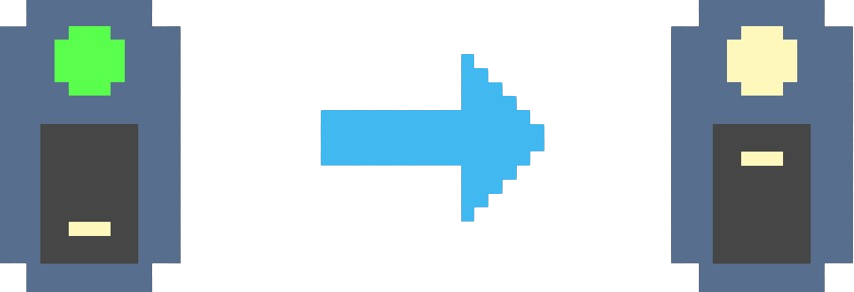
#> input picture tutorial_2_61_21-removebg-preview.png, 854 x 292 px
$ python jpg_generator.py
#> lines starting #> are read from the running program, lines starting #| are printed output that depends on the picture
### colour_generator.py
def color_code_to_16bit_rgb(color_code):
    # Convert hexadecimal color code to RGB components
    red = int(color_code[1:3], 16)
    green = int(color_code[3:5], 16)
    blue = int(color_code[5:7], 16)

    # Scale RGB components to fit into 5 and 6 bits
    red_5bit = int(red * (31 / 255))
    green_6bit = int(green * (63 / 255))
    blue_5bit = int(blue * (31 / 255))

    # Combine components into a 16-bit integer
    color_16bit = (red_5bit << 11) | (green_6bit << 5) | blue_5bit

    # Convert to binary format with underscores
    color_binary = bin(color_16bit)[2:].zfill(16)
    color_binary_with_underscores = "_".join(
        [color_binary[:5], color_binary[5:11], color_binary[11:]]
    )

    return "16'b" + color_binary_with_underscores


def rgb_to_16bit_rgb(r, g, b):
    # Scale RGB components to fit into 5 and 6 bits
    red_5bit = int(r * (31 / 255))
    green_6bit = int(g * (31 / 255))
    blue_5bit = int(b * (31 / 255))

    # Combine components into a 16-bit integer
    color_16bit = (red_5bit << 11) | (green_6bit << 5) | blue_5bit

    # Convert to binary format with underscores
    color_binary = bin(color_16bit)[2:].zfill(16)
    color_binary_with_underscores = "_".join(
        [color_binary[:5], color_binary[5:11], color_binary[11:]]
    )

    return "16'b" + color_binary_with_underscores


# [10 lines left out: function bit_rgb_to_rgb, not called in this run]

color_code = "#ffa3b1"
color_binary = color_code_to_16bit_rgb(color_code)
print("16-bit RGB representation:", color_binary)
# bit = "b10101_011011_00100"
# rgb = bit_rgb_to_rgb("16'" + bit)
# print("RGB components:", rgb)

### jpg_generator.py
from PIL import Image
from colour_generator import rgb_to_16bit_rgb


def check_less_than_3(string):
    # Split the string into parts
    parts = string.split("'")[1].split("_")

    # Extract r, g, and b values
    r = int(parts[0][1:])
    g = int(parts[1])
    b = int(parts[2])

    # Check if any value is less than 3
    if r < 3 or g < 3 or b < 3:
        return True
    else:
        return False


def image_to_bit(image_path):
    # Open the image
#> called with image_path = 'tutorial_2_61_21-removebg-preview.png'
    image = Image.open(image_path)
#> image is the input picture: PIL image 854x292 RGBA; mean R, G, B, A 41.7, 57.8, 65.4, 118.5

    pixel_width = 61
    pixel_height = 21

    # Resize the image to 96x64 pixels
    image = image.resize((pixel_width, pixel_height))
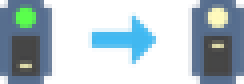
#> image: PIL image 61x21 RGBA (shown 4 times larger); mean R, G, B, A 49.3, 69.7, 80.1, 118.6; transparent parts drawn white

    # Convert image to RGB mode
    image = image.convert("RGB")
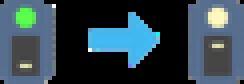
#> image: PIL image 61x21 RGB (shown 4 times larger); mean R, G, B 49.3, 69.7, 80.1

    # Get pixel data
    pixels = list(image.getdata())
#> pixels = 1281 items, first 6: (0, 0, 0), (89, 117, 137), (87, 110, 141), (87, 111, 143), (87, 110, 142), (87, 107, 143)

    # Convert pixels to 16-bit RGB representations
    color_codes = [rgb_to_16bit_rgb(r, g, b) for r, g, b in pixels]
#> color_codes = 1281 items, first 6: "16'b00000_000000_00000", "16'b01010_001110_10000", "16'b01010_001101_10001", "16'b01010_001101_10001", "16'b01010_001101_10001", "16'b01010_001101_10001"

    # Open a file for writing
    with open("out.txt", "w") as f:
        for i in range(len(color_codes)):
            if color_codes[i] == "16'b00000_000000_00000":
                continue
            elif color_codes[i] == "16'b00001_000000_00000":
                continue
            elif color_codes[i] == "16'b00000_000001_00000":
                continue
            elif color_codes[i] == "16'b00000_000000_00001":
                continue

            offset_x = 17
            # offset_x = 12
            offset_y = 20
            x = i % pixel_width
            y = i // pixel_width
            if x == 0 and y == 0:
                f.write(
                    "if (x == "
                    + str(offset_x + x)
                    + " && y == "
                    + str(offset_y + y)
                    + ")\nbegin\n    pixel_data <= "
                    + color_codes[i]
                    + ";\nend\n"
                )
            else:
                f.write(
                    "else if (x == "
                    + str(offset_x + x)
                    + " && y == "
                    + str(offset_y + y)
                    + ")\nbegin\n    pixel_data <= "
                    + color_codes[i]
                    + ";\nend\n"
                )
#> this loop made 1281 passes
#> (x, y) on passes 2 to 4: (1, 0), (2, 0), (3, 0)


# Test with an image file
image_path = "tutorial_2_61_21-removebg-preview.png"
image_binary = image_to_bit(image_path)

$ run again, with tutorial_3_72_25-removebg-preview.png copied over tutorial_2_61_21-removebg-preview.png
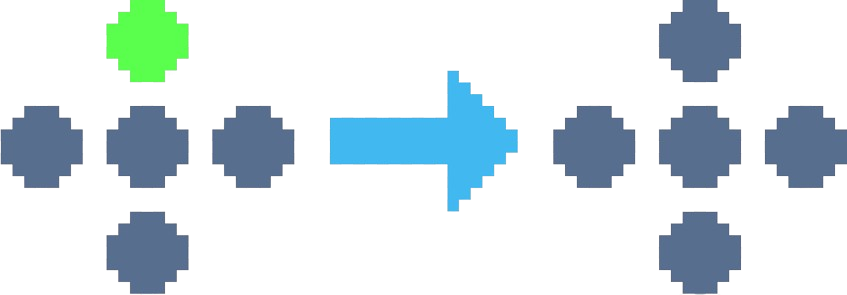
#> input picture tutorial_3_72_25-removebg-preview.png, 847 x 295 px
#> in image_to_bit, image is the input picture: PIL image 847x295 RGBA; mean R, G, B, A 23.7, 36.5, 41.3, 63.7
#> in image_to_bit, `image = image.resize((pixel_width, pixel_height))`:
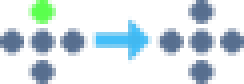
#> image: PIL image 61x21 RGBA (shown 4 times larger); mean R, G, B, A 34.2, 51.1, 57.6, 63.7; transparent parts drawn white
#> in image_to_bit, `image = image.convert("RGB")`:
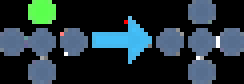
#> image: PIL image 61x21 RGB (shown 4 times larger); mean R, G, B 34.2, 51.1, 57.6
#> pixels = 1281 items, first 6: (0, 0, 0), (0, 0, 0), (0, 0, 0), (0, 0, 0), (0, 0, 0), (0, 0, 0)
#> color_codes = 1281 items, first 6: "16'b00000_000000_00000", "16'b00000_000000_00000", "16'b00000_000000_00000", "16'b00000_000000_00000", "16'b00000_000000_00000", "16'b00000_000000_00000"
#> the loop in image_to_bit, `for i in range(len(color_codes)):` made 1281 passes
#> (x, y) on passes 9 to 11: (8, 0), (9, 0), (10, 0)
